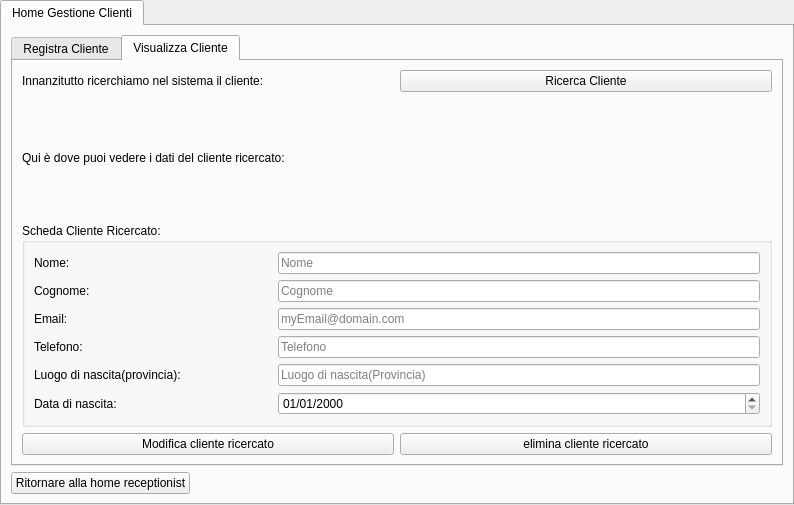
<?xml version="1.0" encoding="UTF-8"?>
<ui version="4.0">
 <class>tabwidgetHomeGestioneClienti</class>
 <widget class="QTabWidget" name="tabwidgetHomeGestioneClienti">
  <property name="geometry">
   <rect>
    <x>0</x>
    <y>0</y>
    <width>794</width>
    <height>505</height>
   </rect>
  </property>
  <property name="windowTitle">
   <string>Gestire un Cliente</string>
  </property>
  <widget class="QWidget" name="tab">
   <attribute name="title">
    <string>Home Gestione Clienti</string>
   </attribute>
   <layout class="QGridLayout" name="gridLayout_4">
    <item row="1" column="1">
     <spacer name="horizontalSpacer">
      <property name="orientation">
       <enum>Qt::Horizontal</enum>
      </property>
      <property name="sizeHint" stdset="0">
       <size>
        <width>40</width>
        <height>20</height>
       </size>
      </property>
     </spacer>
    </item>
    <item row="1" column="0">
     <widget class="QPushButton" name="btnTornareHomeReceptionist">
      <property name="text">
       <string>Ritornare alla home receptionist</string>
      </property>
     </widget>
    </item>
    <item row="0" column="0" colspan="3">
     <widget class="QTabWidget" name="tabwidgetScelteHomeGestioneClienti">
      <property name="currentIndex">
       <number>1</number>
      </property>
      <widget class="QWidget" name="tabRegistraClienti">
       <attribute name="title">
        <string>Registra Cliente</string>
       </attribute>
       <layout class="QGridLayout" name="gridLayout_5">
        <item row="1" column="0">
         <widget class="QPushButton" name="btnNo">
          <property name="text">
           <string>No</string>
          </property>
         </widget>
        </item>
        <item row="1" column="2">
         <widget class="QPushButton" name="btnRegistraCliente">
          <property name="text">
           <string>Registare Cliente</string>
          </property>
         </widget>
        </item>
        <item row="1" column="1">
         <spacer name="horizontalSpacer_2">
          <property name="orientation">
           <enum>Qt::Horizontal</enum>
          </property>
          <property name="sizeHint" stdset="0">
           <size>
            <width>40</width>
            <height>20</height>
           </size>
          </property>
         </spacer>
        </item>
        <item row="0" column="0" colspan="3">
         <widget class="QGroupBox" name="groupboxSchedaCompilareRegistrazioneCliente">
          <property name="title">
           <string>Scheda da compilare per la registrazione del cliente:</string>
          </property>
          <layout class="QGridLayout" name="gridLayout">
           <item row="3" column="1" colspan="2">
            <widget class="QLineEdit" name="lineeditTelefonoAsterisco">
             <property name="text">
              <string/>
             </property>
             <property name="placeholderText">
              <string>Telefono</string>
             </property>
            </widget>
           </item>
           <item row="5" column="0">
            <widget class="QLabel" name="labelDataDiNascitaAsterisco">
             <property name="text">
              <string>Data di nascita*:</string>
             </property>
            </widget>
           </item>
           <item row="6" column="2">
            <widget class="QPushButton" name="btnHelpAsterisco">
             <property name="text">
              <string>Help *</string>
             </property>
            </widget>
           </item>
           <item row="1" column="0">
            <widget class="QLabel" name="labelCognomeAsterisco">
             <property name="text">
              <string>Cognome*:</string>
             </property>
            </widget>
           </item>
           <item row="5" column="1" colspan="2">
            <widget class="QDateEdit" name="dateeditDataDiNascitaAsterisco">
             <property name="displayFormat">
              <string>dd/MM/yyyy</string>
             </property>
            </widget>
           </item>
           <item row="0" column="1" colspan="2">
            <widget class="QLineEdit" name="lineeditNomeAsterisco">
             <property name="text">
              <string/>
             </property>
             <property name="placeholderText">
              <string>Nome</string>
             </property>
            </widget>
           </item>
           <item row="2" column="0">
            <widget class="QLabel" name="labelEmailAsterisco">
             <property name="text">
              <string>Email*:</string>
             </property>
            </widget>
           </item>
           <item row="2" column="1" colspan="2">
            <widget class="QLineEdit" name="lineeditEmailAsterisco">
             <property name="text">
              <string/>
             </property>
             <property name="placeholderText">
              <string>myEmail@domain.com</string>
             </property>
            </widget>
           </item>
           <item row="1" column="1" colspan="2">
            <widget class="QLineEdit" name="lineeditCognomeAsterisco">
             <property name="text">
              <string/>
             </property>
             <property name="placeholderText">
              <string>Cognome</string>
             </property>
            </widget>
           </item>
           <item row="4" column="0">
            <widget class="QLabel" name="labelLuogoDiNascitaProvinciaAsterisco">
             <property name="text">
              <string>Luogo di nascita(provincia)*:</string>
             </property>
            </widget>
           </item>
           <item row="0" column="0">
            <widget class="QLabel" name="labelNomeAsterisco">
             <property name="text">
              <string>Nome*:</string>
             </property>
            </widget>
           </item>
           <item row="3" column="0">
            <widget class="QLabel" name="labelTelefonoAsterisco">
             <property name="text">
              <string>Telefono*:</string>
             </property>
            </widget>
           </item>
           <item row="4" column="1" colspan="2">
            <widget class="QLineEdit" name="lineeditLuogoDiNascitaProvinciaAsterisco">
             <property name="text">
              <string/>
             </property>
             <property name="placeholderText">
              <string>Luogo di nascita(Provincia)</string>
             </property>
            </widget>
           </item>
           <item row="6" column="0" colspan="2">
            <spacer name="horizontalSpacer_5">
             <property name="orientation">
              <enum>Qt::Horizontal</enum>
             </property>
             <property name="sizeHint" stdset="0">
              <size>
               <width>40</width>
               <height>20</height>
              </size>
             </property>
            </spacer>
           </item>
          </layout>
         </widget>
        </item>
       </layout>
      </widget>
      <widget class="QWidget" name="tabVisualizzaClienti">
       <attribute name="title">
        <string>Visualizza Cliente</string>
       </attribute>
       <layout class="QGridLayout" name="gridLayout_2">
        <item row="0" column="1">
         <widget class="QPushButton" name="btnRicercaCliente">
          <property name="text">
           <string>Ricerca Cliente</string>
          </property>
         </widget>
        </item>
        <item row="1" column="0" colspan="2">
         <widget class="QLabel" name="labelVisualizzaClienteRicercato">
          <property name="text">
           <string>Qui è dove puoi vedere i dati del cliente ricercato:</string>
          </property>
         </widget>
        </item>
        <item row="2" column="0" colspan="2">
         <widget class="QGroupBox" name="groupboxSchedaClienteRicercato">
          <property name="title">
           <string>Scheda Cliente Ricercato:</string>
          </property>
          <layout class="QGridLayout" name="gridLayout_3">
           <item row="7" column="1" colspan="2">
            <widget class="QLineEdit" name="lineeditLuogoDiNascitaProvincia">
             <property name="text">
              <string/>
             </property>
             <property name="placeholderText">
              <string>Luogo di nascita(Provincia)</string>
             </property>
            </widget>
           </item>
           <item row="8" column="1" colspan="2">
            <widget class="QDateEdit" name="dateeditDataDiNascita">
             <property name="displayFormat">
              <string>dd/MM/yyyy</string>
             </property>
            </widget>
           </item>
           <item row="1" column="0">
            <widget class="QLabel" name="labelNome">
             <property name="text">
              <string>Nome:</string>
             </property>
            </widget>
           </item>
           <item row="6" column="1" colspan="2">
            <widget class="QLineEdit" name="lineeditTelefono">
             <property name="text">
              <string/>
             </property>
             <property name="placeholderText">
              <string>Telefono</string>
             </property>
            </widget>
           </item>
           <item row="5" column="1" colspan="2">
            <widget class="QLineEdit" name="lineeditEmail">
             <property name="text">
              <string/>
             </property>
             <property name="placeholderText">
              <string>myEmail@domain.com</string>
             </property>
            </widget>
           </item>
           <item row="6" column="0">
            <widget class="QLabel" name="labelTelefono">
             <property name="text">
              <string>Telefono:</string>
             </property>
            </widget>
           </item>
           <item row="4" column="0">
            <widget class="QLabel" name="labelCognome">
             <property name="text">
              <string>Cognome:</string>
             </property>
            </widget>
           </item>
           <item row="8" column="0">
            <widget class="QLabel" name="labelDataDiNascita">
             <property name="text">
              <string>Data di nascita:</string>
             </property>
            </widget>
           </item>
           <item row="7" column="0">
            <widget class="QLabel" name="labelLuogoDiNascitaProvincia">
             <property name="text">
              <string>Luogo di nascita(provincia):</string>
             </property>
            </widget>
           </item>
           <item row="4" column="1" colspan="2">
            <widget class="QLineEdit" name="lineeditCognome">
             <property name="text">
              <string/>
             </property>
             <property name="placeholderText">
              <string>Cognome</string>
             </property>
            </widget>
           </item>
           <item row="1" column="1" colspan="2">
            <widget class="QLineEdit" name="lineeditNome">
             <property name="text">
              <string/>
             </property>
             <property name="placeholderText">
              <string>Nome</string>
             </property>
            </widget>
           </item>
           <item row="5" column="0">
            <widget class="QLabel" name="labelEmail">
             <property name="text">
              <string>Email:</string>
             </property>
            </widget>
           </item>
          </layout>
         </widget>
        </item>
        <item row="0" column="0">
         <widget class="QLabel" name="labelRicercaCliente">
          <property name="text">
           <string>Innanzitutto ricerchiamo nel sistema il cliente:</string>
          </property>
         </widget>
        </item>
        <item row="3" column="0">
         <widget class="QPushButton" name="btnModificaClienteRicercato">
          <property name="text">
           <string>Modifica cliente ricercato</string>
          </property>
         </widget>
        </item>
        <item row="3" column="1">
         <widget class="QPushButton" name="btnEliminaClienteRicercato">
          <property name="text">
           <string>elimina cliente ricercato</string>
          </property>
         </widget>
        </item>
       </layout>
      </widget>
     </widget>
    </item>
   </layout>
  </widget>
 </widget>
 <resources/>
 <connections/>
</ui>
